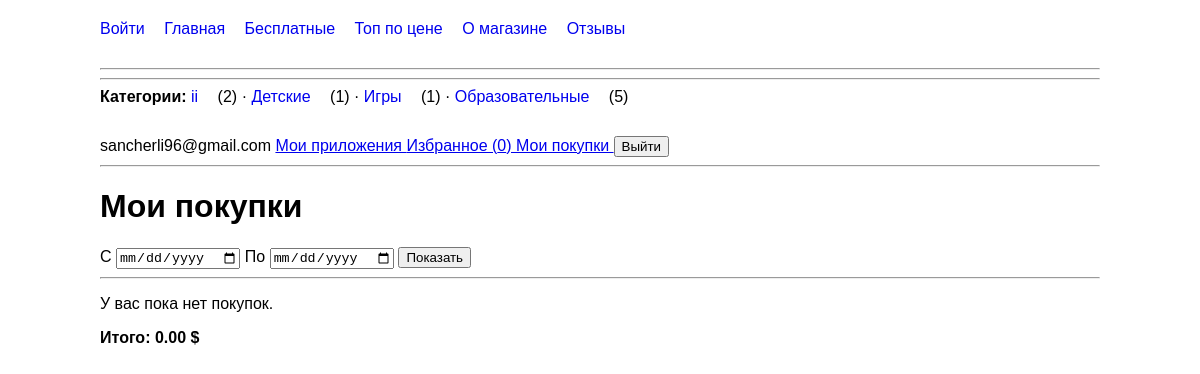
Before: /my-purchases/ (signed in) with the older database file.
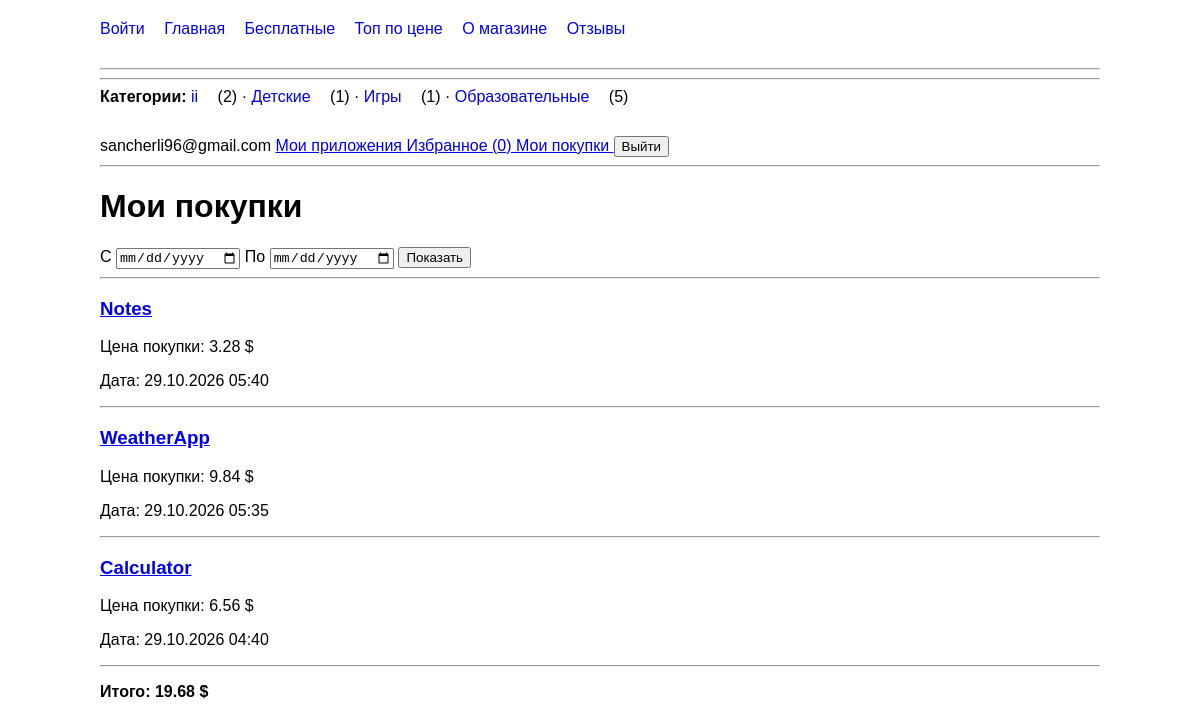
After: the same page with the newer database file.
### mainapp/models.py (models this page shows, shortened)
class Category(models.Model):
    name = models.CharField(max_length=50)

class Purchase(models.Model):
    user = models.ForeignKey(
        User,
        on_delete=models.CASCADE,
        related_name='purchases',
    )
    app = models.ForeignKey(
        App,
        on_delete=models.CASCADE,
        related_name='purchases',
    )
    paid_price = models.DecimalField(
        max_digits=10,
        decimal_places=2,
    )
    purchased_at = models.DateTimeField(
        auto_now_add=True,
    )
    class Meta:
        constraints = [
            models.UniqueConstraint(
                fields=['user', 'app'],
                name='unique_user_app_purchase',
            ),
        ]

class App(models.Model):
    name = models.CharField(max_length=200)
    description = models.TextField(blank=True)
    created_at = models.DateTimeField(auto_now_add=True)
    downloads = models.PositiveIntegerField(default=0)
    price = models.DecimalField(
        max_digits=10,
        decimal_places=2,
        default=0,
        validators=[
            MinValueValidator(
                0,
                message='Цена не может быть отрицательной.'
            ),
        ],
    )
    objects = models.Manager.from_queryset(AppQuerySet)()
    category = models.ForeignKey(
        Category,
        on_delete=models.CASCADE,
        null=True,
        blank=True,
        related_name='apps',
    )
    rating_avg = models.DecimalField(
        max_digits=3,
        decimal_places=2,
        default=0,
        editable=False,
    )
    rating_count = models.PositiveIntegerField(
        default=0,
        editable=False,
    )
    icon = models.ImageField(
        upload_to='icons/',
        blank=True,
    )
    author = models.ForeignKey(
        User,
        on_delete=models.SET_NULL,
        null=True,
        blank=True,
        related_name='apps',
    )
    favorited_by = models.ManyToManyField(
        User,
        related_name='favorite_apps',
        blank=True,
    )
    buyers = models.ManyToManyField(
        User,
        through='Purchase',
        related_name='purchased_apps',
        blank=True,
    )
    def get_absolute_url(self):
        return reverse(
            'mainapp:app_detail',
            kwargs={
                'app_id': self.id,
                'app_name': self.name,
            }
        )

### mainapp/views.py (the view, shortened to what this page needs)
# urls.py: path('my-purchases/',views.my_purchases,name='my_purchases',),
@login_required
def my_purchases(request):
    purchases = (
        Purchase.objects
        .filter(user=request.user)
        .select_related('app')
        .only(
            'id',
            'paid_price',
            'purchased_at',
            'app',
            'app__id',
            'app__name',
        )
        .order_by('-purchased_at')
    )
    form = PurchasePeriodForm(request.GET or None)
    total = (
        purchases.aggregate(
            total=Sum('paid_price')
        )['total']
        or Decimal('0.00')
    )
    return render(
        request,
        'mainapp/my_purchases.html',
        {
            'purchases': purchases,
            'total': total,
            'form': form,
        }
    )

### mainapp/forms.py (shortened to what this page needs)
class PurchasePeriodForm(forms.Form):
    date_from = forms.DateField(
        label='С',
        required=False,
        widget=forms.DateInput(
            attrs={'type': 'date'}
        ),
    )
    date_to = forms.DateField(
        label='По',
        required=False,
        widget=forms.DateInput(
            attrs={'type': 'date'}
        ),
    )

### mainapp/context_processors.py (called while the page is built)
def store_menu(request):
    nav_categories = (
        Category.objects
        .annotate(apps_count=Count('apps'))
        .order_by('name')
    )
    return {
        'nav_categories': nav_categories,
    }

### mainapp/templates/mainapp/my_purchases.html (shortened to what this page needs)
{% extends 'mainapp/base.html' %}
{% block content %}
<h1>Мои покупки</h1>
<form method="get">
    <label>
        С
        {{ form.date_from }}
    </label>
    <label>
        По
        {{ form.date_to }}
    </label>
    <button type="submit">
        Показать
    </button>
</form>
<hr>
{% for purchase in purchases %}
    <div>
        <h3>
            <a href="{{ purchase.app.get_absolute_url }}">
                {{ purchase.app.name }}
            </a>
        </h3>
        <p>
            Цена покупки:
            {{ purchase.paid_price|floatformat:2 }} $
        </p>
        <p>
            Дата:
            {{ purchase.purchased_at|date:"d.m.Y H:i" }}
        </p>
    </div>
    <hr>
{% empty %}
    <p>У вас пока нет покупок.</p>
{% endfor %}
<p>
    <strong>
        Итого: {{ total|floatformat:2 }} $
    </strong>
</p>
{% endblock %}

### mainapp/templates/mainapp/base.html (shortened to what this page needs)
{% load static %}
<!DOCTYPE html>
<html lang="ru">
<head>
    <link rel="stylesheet" href="{% static 'mainapp/style.css' %}">
</head>
<nav>
    <a href="{% url 'mainapp:login' %}">Войти</a>
    <a href="{% url 'mainapp:home' %}">Главная</a>
    <a href="{% url 'mainapp:free' %}">Бесплатные</a>
    <a href="{% url 'mainapp:top' %}">Топ по цене</a>
    <a href="{% url 'mainapp:about' %}">О магазине</a>
    <a href="{% url 'mainapp:reviews' %}">Отзывы</a>
</nav>
<hr>
<hr>
<nav>
    <strong>Категории:</strong>
    {% for category in nav_categories %}
        <a href="{% url 'mainapp:category_detail' category.id category.name %}">
            {{ category.name }}
        </a>
        ({{ category.apps_count }})
        {% if not forloop.last %}
            ·
        {% endif %}
    {% empty %}
        Категорий пока нет.
    {% endfor %}
</nav>
{% if request.user.is_authenticated %}
    <span>{{ request.user.username }}</span>
    <a href="{% url 'mainapp:my_apps' %}">
        Мои приложения
    </a>
    <a href="{% url 'mainapp:favorites' %}">
        Избранное ({{ request.user.favorite_apps.count }})
    </a>
    <a href="{% url 'mainapp:my_purchases' %}">
    Мои покупки
    </a>
    <form method="post"
          action="{% url 'mainapp:logout' %}"
          style="display:inline;">
        <button type="submit">Выйти</button>
    </form>
{% endif %}
<hr>
{% block content %}
{% endblock %}
</body>
</html>

Changed rows visible on the page:
added Purchase: app.name "Notes", paid_price "3.28", purchased_at "29.10.2026 05:40"
added Purchase: app.name "WeatherApp", paid_price "9.84", purchased_at "29.10.2026 05:35"
added Purchase: app.name "Calculator", paid_price "6.56", purchased_at "29.10.2026 04:40"
Other visible differences:
{{ total|floatformat:2 }}: "0.00" → "19.68"
text no longer shown: "У вас пока нет покупок."
